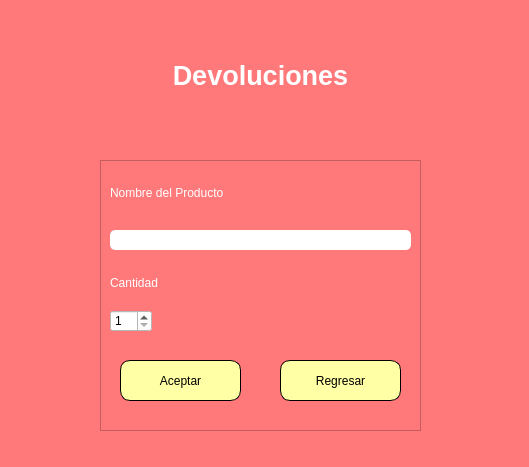
<?xml version="1.0" encoding="UTF-8"?>
<ui version="4.0">
 <class>MainWindow</class>
 <widget class="QMainWindow" name="MainWindow">
  <property name="geometry">
   <rect>
    <x>0</x>
    <y>0</y>
    <width>529</width>
    <height>467</height>
   </rect>
  </property>
  <property name="windowTitle">
   <string>MainWindow</string>
  </property>
  <property name="styleSheet">
   <string notr="true">background-color: rgb(255, 120, 122);</string>
  </property>
  <widget class="QWidget" name="centralwidget">
   <widget class="QFrame" name="frame">
    <property name="geometry">
     <rect>
      <x>100</x>
      <y>160</y>
      <width>321</width>
      <height>271</height>
     </rect>
    </property>
    <property name="frameShape">
     <enum>QFrame::StyledPanel</enum>
    </property>
    <property name="frameShadow">
     <enum>QFrame::Raised</enum>
    </property>
    <widget class="QLabel" name="EmailEdit">
     <property name="geometry">
      <rect>
       <x>10</x>
       <y>10</y>
       <width>301</width>
       <height>47</height>
      </rect>
     </property>
     <property name="styleSheet">
      <string notr="true">font: 11pt &quot;MS Shell Dlg 2&quot;;</string>
     </property>
     <property name="text">
      <string>&lt;html&gt;&lt;head/&gt;&lt;body&gt;&lt;p&gt;&lt;span style=&quot; color:#ffffff;&quot;&gt;Nombre del Producto&lt;/span&gt;&lt;/p&gt;&lt;/body&gt;&lt;/html&gt;</string>
     </property>
    </widget>
    <widget class="QLineEdit" name="nombreProdEdit">
     <property name="geometry">
      <rect>
       <x>10</x>
       <y>70</y>
       <width>301</width>
       <height>20</height>
      </rect>
     </property>
     <property name="styleSheet">
      <string notr="true">background-color: rgb(255, 255, 255);
border-radius:5px;</string>
     </property>
     <property name="placeholderText">
      <string/>
     </property>
    </widget>
    <widget class="QLabel" name="label_5">
     <property name="geometry">
      <rect>
       <x>10</x>
       <y>100</y>
       <width>281</width>
       <height>47</height>
      </rect>
     </property>
     <property name="styleSheet">
      <string notr="true">font: 11pt &quot;MS Shell Dlg 2&quot;;</string>
     </property>
     <property name="text">
      <string>&lt;html&gt;&lt;head/&gt;&lt;body&gt;&lt;p&gt;&lt;span style=&quot; color:#ffffff;&quot;&gt;Cantidad&lt;/span&gt;&lt;/p&gt;&lt;/body&gt;&lt;/html&gt;</string>
     </property>
    </widget>
    <widget class="QPushButton" name="aceptarBoton">
     <property name="geometry">
      <rect>
       <x>20</x>
       <y>200</y>
       <width>121</width>
       <height>41</height>
      </rect>
     </property>
     <property name="toolTip">
      <string>&lt;html&gt;&lt;head/&gt;&lt;body&gt;&lt;p&gt;&lt;span style=&quot; color:#ffffff;&quot;&gt;Login&lt;/span&gt;&lt;/p&gt;&lt;/body&gt;&lt;/html&gt;</string>
     </property>
     <property name="styleSheet">
      <string notr="true">font: 11pt &quot;MS Shell Dlg 2&quot;;
background-color: rgb(255, 255, 165);
border-radius:10px;
border: 1px solid black;</string>
     </property>
     <property name="text">
      <string>Aceptar</string>
     </property>
    </widget>
    <widget class="QPushButton" name="regresarBoton">
     <property name="geometry">
      <rect>
       <x>180</x>
       <y>200</y>
       <width>121</width>
       <height>41</height>
      </rect>
     </property>
     <property name="toolTip">
      <string>&lt;html&gt;&lt;head/&gt;&lt;body&gt;&lt;p&gt;&lt;span style=&quot; color:#ffffff;&quot;&gt;Login&lt;/span&gt;&lt;/p&gt;&lt;/body&gt;&lt;/html&gt;</string>
     </property>
     <property name="styleSheet">
      <string notr="true">font: 11pt &quot;MS Shell Dlg 2&quot;;
background-color: rgb(255, 255, 165);
border-radius:10px;
border: 1px solid black;</string>
     </property>
     <property name="text">
      <string>Regresar</string>
     </property>
    </widget>
    <widget class="QSpinBox" name="cantBox">
     <property name="geometry">
      <rect>
       <x>10</x>
       <y>150</y>
       <width>42</width>
       <height>22</height>
      </rect>
     </property>
     <property name="styleSheet">
      <string notr="true">background-color: rgb(255, 255, 255);</string>
     </property>
     <property name="minimum">
      <number>1</number>
     </property>
     <property name="maximum">
      <number>99</number>
     </property>
    </widget>
   </widget>
   <widget class="QLabel" name="label">
    <property name="geometry">
     <rect>
      <x>0</x>
      <y>0</y>
      <width>521</width>
      <height>151</height>
     </rect>
    </property>
    <property name="font">
     <font>
      <pointsize>16</pointsize>
      <italic>false</italic>
     </font>
    </property>
    <property name="toolTip">
     <string>&lt;html&gt;&lt;head/&gt;&lt;body&gt;&lt;p&gt;&lt;br/&gt;&lt;/p&gt;&lt;/body&gt;&lt;/html&gt;</string>
    </property>
    <property name="text">
     <string>&lt;html&gt;&lt;head/&gt;&lt;body&gt;&lt;p align=&quot;center&quot;&gt;&lt;span style=&quot; font-size:20pt; font-weight:600; color:#ffffff;&quot;&gt;Devoluciones&lt;/span&gt;&lt;/p&gt;&lt;/body&gt;&lt;/html&gt;</string>
    </property>
   </widget>
  </widget>
 </widget>
 <resources/>
 <connections/>
</ui>
